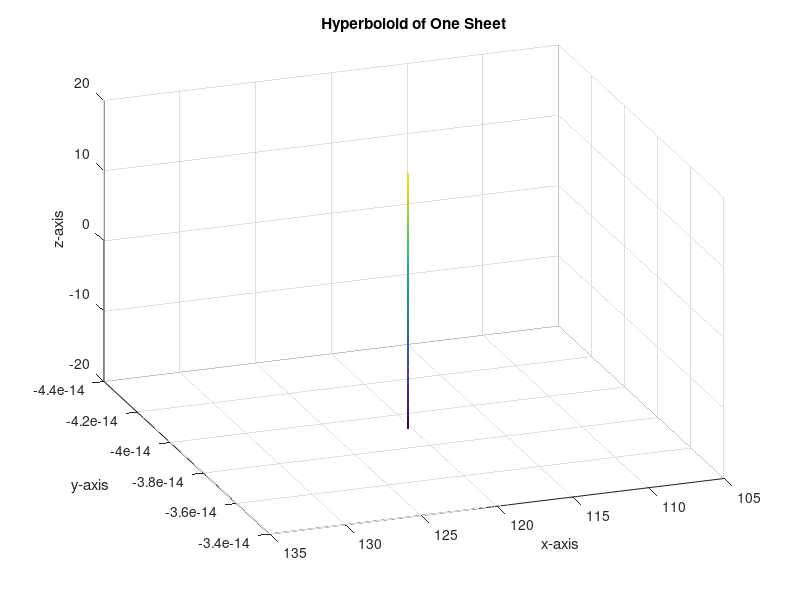

MATLAB code to generate this figure:
% Dibuja un hiperboloide de una hoja dadas sus ecs. param.
% x = a cosh u cos v
% y = b cosh u sin v
% z = c sinh u
a=input('Dame semieje de elipse en eje x: ');
b=input('Dame semieje de elipse en eje y: ');
c=input('Dame semieje imaginario de hiperbolas: ');
% Intervalos de u,v. Rejilla u-v.
u=linspace(-2,2,40);
v=linspace(0,2*pi,40);
[u,v]=meshgrid(u,v);
% Ecuaciones parametricas del hiperboloide
x = a*cosh(u)*cos(v);
y = b*cosh(u)*sin(v);
z = c*sinh(u);
% Dibujo del hiperboloide
mesh(x,y,z);
xlabel('x-axis')
ylabel('y-axis')
zlabel('z-axis')
title('Hyperboloid of One Sheet')
view(160,30)
